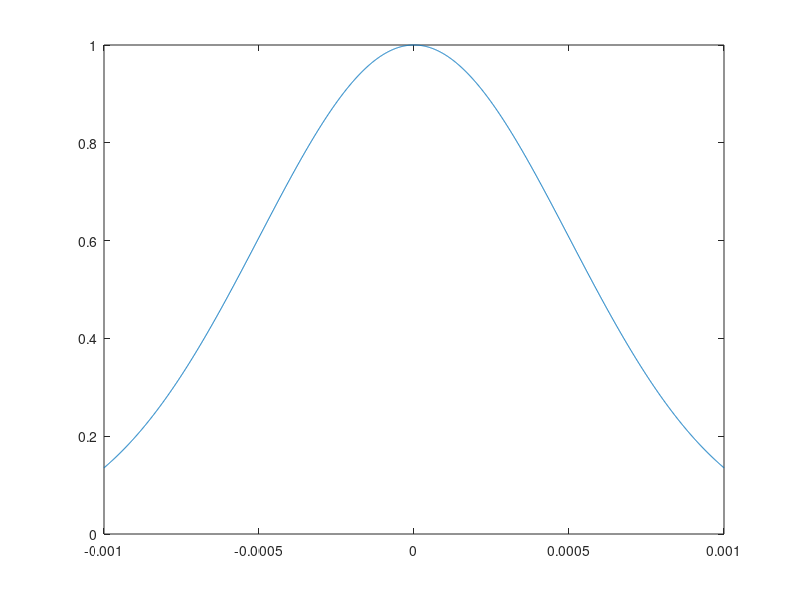

MATLAB code to generate this figure:
w = .001;
r = -.001:1e-6:.001;
I = exp(-(2*r.^2));
I1 = exp(-(2*r.^2)./w.^2);
%plot(r,I)
%hold on 
plot(r,I1)
%xlim([-1.2 1.2]);